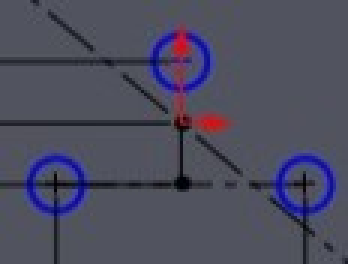
#> input picture test files/circle_alignment_reference_2.jpg, 116 x 88 px (shown 3 times larger)
$ jupyter execute 2_test_contour_detection.ipynb
#> lines starting #> are read from the running program, lines starting #| are printed output that depends on the picture; after the words box and inside, x2 and y2 are one past the last pixel; in counts of white or black regions, pixels touching at a corner belong together; long printed decimals are rounded
[cell 1]
import cv2
import numpy as np
import matplotlib.pyplot as plt

image = cv2.imread("circle_alignment_reference_2.jpg")
#> image is the input picture: shape (88, 116, 3); mean B, G, R 95.2, 76.5, 76.6
if image is None:
    print("Error: Image not found.")
    exit()

known_min = 1
known_max = 20000

gray = cv2.cvtColor(image, cv2.COLOR_BGR2GRAY)
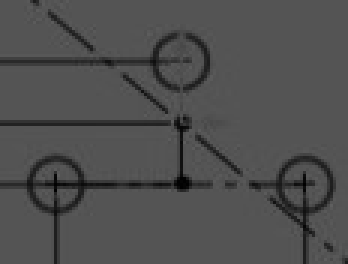
#> gray: shape (88, 116) (shown 3 times larger); min 0, max 95, mean 78.8
gray_blur = cv2.GaussianBlur(gray, (9, 9), 2)
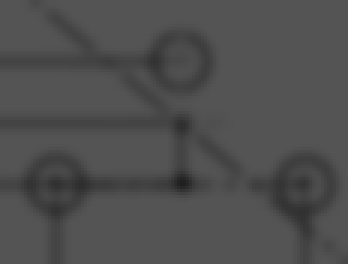
#> gray_blur: shape (88, 116) (shown 3 times larger); min 32, max 84, mean 78.8

circles = cv2.HoughCircles(gray_blur, cv2.HOUGH_GRADIENT, dp=1.2, minDist=1,
                           param1=1, param2=2, minRadius=known_min, maxRadius=known_max)
#> circles = 1107 rows, first 8: [35.4, 43.8, 27.76], [59.4, 79.8, 43.48], [9, 87, 69.76], [58.2, 71.4, 45.88], [61.8, 73.8, 42.64], [34.2, 34.2, 29.08], [30.6, 48.6, 27.52], [24.6, 39, 24.4]

output = image.copy()

if circles is not None:
    circles = np.round(circles[0, :]).astype("int")
#> circles = 1107 rows, first 8: [35, 44, 28], [59, 80, 43], [9, 87, 70], [58, 71, 46], [62, 74, 43], [34, 34, 29], [31, 49, 28], [25, 39, 24]
    circles = sorted(circles, key=lambda c: c[0])  # sort by x
#> circles = 1107 items, first 6: [2, 86, 20], [2, 58, 6], [3, 31, 32], [3, 82, 19], [3, 53, 11], [3, 87, 25]

    # Draw circles and centers
    for (x, y, r) in circles[:3]:  # limit to first 3 circles if available
        cv2.circle(output, (x, y), r, (0, 255, 0), 2)  # green circle outline
        cv2.circle(output, (x, y), 2, (0, 0, 255), 3)  # red center dot
#> this loop made 3 passes
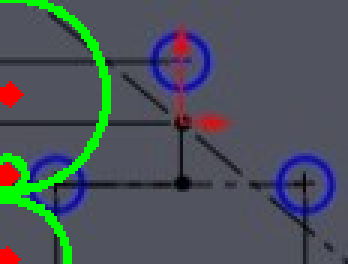
#> output: shape (88, 116, 3) (shown 3 times larger); 5.53% of pixels changed, all inside (x1, y1, x2, y2) = (0, 0, 37, 88)

    left, center, right = circles[:3]
#> left = [2, 86, 20]; center = [2, 58, 6]; right = [3, 31, 32]
    distance = np.linalg.norm(left[:2] - right[:2])
#> distance = 55.01
    print(f"Centers: Left={left[:2]}, Center={center[:2]}, Right={right[:2]}")
#| Centers: Left=[ 2 86], Center=[ 2 58], Right=[ 3 31]
    print(f"Distance between left and right: {distance}")
#| Distance between left and right: 55.009
else:
    print("No circles detected.")

ret, thresh = cv2.threshold(gray, 127, 255, cv2.THRESH_BINARY)
#> thresh: shape (88, 116); every value is 0
contours, hierarchy = cv2.findContours(thresh, cv2.RETR_EXTERNAL, cv2.CHAIN_APPROX_SIMPLE)
#> contours = []

[cell 2]
# Draw contours on a copy of original image
contour_img = image.copy()
cv2.drawContours(contour_img, contours, -1, (255, 0, 0), 2)  # blue contours

# Convert BGR to RGB for matplotlib display
output_rgb = cv2.cvtColor(output, cv2.COLOR_BGR2RGB)
contour_img_rgb = cv2.cvtColor(contour_img, cv2.COLOR_BGR2RGB)

plt.figure(figsize=(12, 6))

plt.subplot(1, 2, 1)
plt.title("Detected Circles")
plt.imshow(output_rgb)
plt.axis('off')

plt.subplot(1, 2, 2)
plt.title("Contours")
plt.imshow(contour_img_rgb)
plt.axis('off')

plt.show()
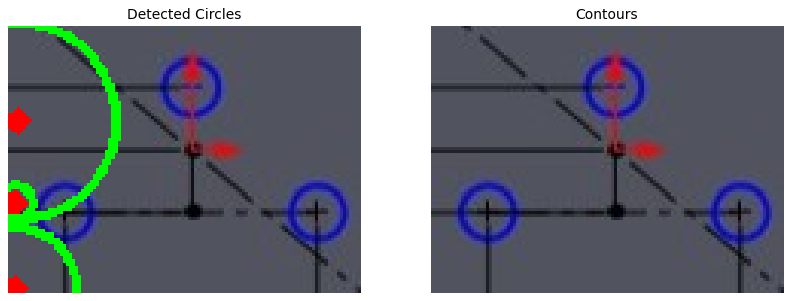
#> figure drawn by matplotlib, 2 panels
